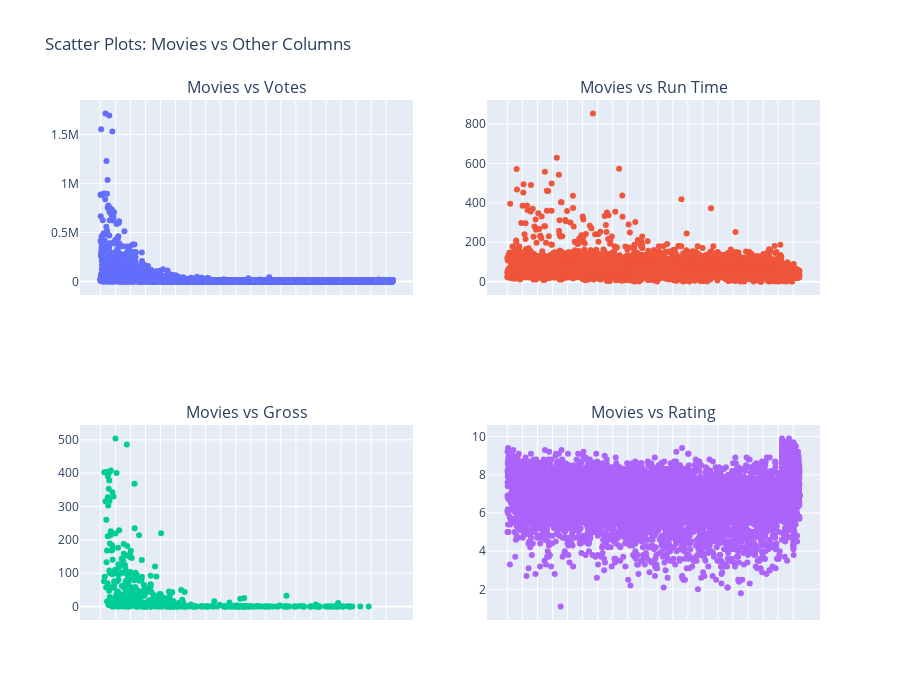

This figure's notebook cell:
### Code cell
import plotly.graph_objects as go
from plotly.subplots import make_subplots

columns = ['Votes', 'Run Time', 'Gross', 'Rating']
x_axis = 'Movies'

# Create subplot: 2 rows, 2 columns (we’ll fill 3 plots + 1 empty)
fig = make_subplots(
    rows=2, cols=2,
    subplot_titles=[f"{x_axis} vs {col}" for col in columns] + ['']
)

for i, col in enumerate(columns):
    row = i // 2 + 1
    col_pos = i % 2 + 1

    fig.add_trace(
        go.Scatter(
            x=df_format[x_axis],
            y=df_format[col],
            mode='markers',
            name=f"{x_axis} vs {col}"
        ),
        row=row, col=col_pos
    )
fig.update_xaxes(showticklabels=False)
fig.update_layout(
    height=700,
    width=900,
    title_text=f"Scatter Plots: {x_axis} vs Other Columns",
    showlegend=False
)

fig.show()

### Figure 1 — Plotly figure (JSON) as saved in the notebook; plotly's stock layout.template omitted (floating-point values rounded to 4 significant figures; data arrays with more than 128 entries replaced by an {"elided": "..."} marker saying what was removed)
{"data": [{"mode": "markers", "name": "Movies vs Votes", "type": "scatter", "x": {"elided": "9026 str values"}, "xaxis": "x", "y": {"elided": "9026 int values"}, "yaxis": "y"}, {"mode": "markers", "name": "Movies vs Run Time", "type": "scatter", "x": {"elided": "9026 str values"}, "xaxis": "x2", "y": {"elided": "9026 float values"}, "yaxis": "y2"}, {"mode": "markers", "name": "Movies vs Gross", "type": "scatter", "x": {"elided": "9026 str values"}, "xaxis": "x3", "y": {"elided": "9026 float values"}, "yaxis": "y3"}, {"mode": "markers", "name": "Movies vs Rating", "type": "scatter", "x": {"elided": "9026 str values"}, "xaxis": "x4", "y": {"elided": "9026 float values"}, "yaxis": "y4"}], "layout": {"annotations": [{"font": {"size": 16}, "showarrow": false, "text": "Movies vs Votes", "x": 0.225, "xanchor": "center", "xref": "paper", "y": 1, "yanchor": "bottom", "yref": "paper"}, {"font": {"size": 16}, "showarrow": false, "text": "Movies vs Run Time", "x": 0.775, "xanchor": "center", "xref": "paper", "y": 1, "yanchor": "bottom", "yref": "paper"}, {"font": {"size": 16}, "showarrow": false, "text": "Movies vs Gross", "x": 0.225, "xanchor": "center", "xref": "paper", "y": 0.375, "yanchor": "bottom", "yref": "paper"}, {"font": {"size": 16}, "showarrow": false, "text": "Movies vs Rating", "x": 0.775, "xanchor": "center", "xref": "paper", "y": 0.375, "yanchor": "bottom", "yref": "paper"}], "height": 700, "showlegend": false, "title": {"text": "Scatter Plots: Movies vs Other Columns"}, "width": 900, "xaxis": {"anchor": "y", "domain": [0, 0.45], "showticklabels": false}, "xaxis2": {"anchor": "y2", "domain": [0.55, 1], "showticklabels": false}, "xaxis3": {"anchor": "y3", "domain": [0, 0.45], "showticklabels": false}, "xaxis4": {"anchor": "y4", "domain": [0.55, 1], "showticklabels": false}, "yaxis": {"anchor": "x", "domain": [0.625, 1]}, "yaxis2": {"anchor": "x2", "domain": [0.625, 1]}, "yaxis3": {"anchor": "x3", "domain": [0, 0.375]}, "yaxis4": {"anchor": "x4", "domain": [0, 0.375]}}}
